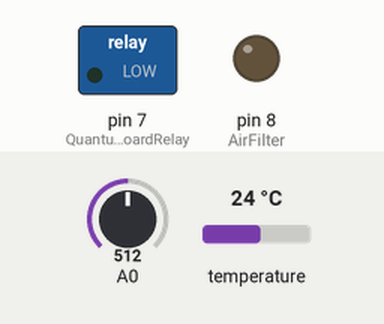
This sketch was run on a simulated Arduino Uno, built with avr-gcc and run on an emulated ATmega328P. Parts: switched loads named in the sketch (green lamp = pin HIGH), output pins drawn as LEDs (lit = HIGH). The test bench sets the inputs (shaded band); at power-on: A0 = 512, temperature 24 °C. The local clock reads 2024-03-15 10:24:30 at power-on unless the sketch sets it; what the sketch prints to the serial monitor is not drawn.

Above: at 0.1 s.
At 0.9 s:
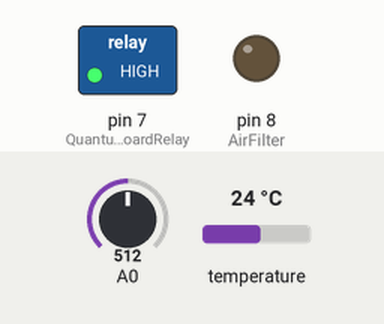
Timing chart, 0 to 2.4 s (numbered marks = the images above):
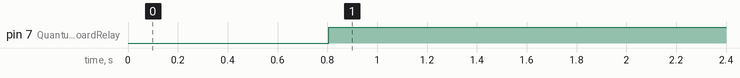

Measured:
- by itself, pin 7 (QuantumBoardRelay): LOW → HIGH at 0.81 s

The sketch:

OperationTrees.ino
```cpp
// Tiny RTC Module http://henrysbench.capnfatz.com/henrys-bench/arduino-sensors-and-input/arduino-tiny-rtc-d1307-tutorial/
#include <Wire.h>
#include "RTClib.h"
RTC_DS1307 RTC;

// SENSORS
// Temperature Sensor Setup (DS18bB20)
#include <OneWire.h>
#include <DallasTemperature.h>
#define ONE_WIRE_BUS 2
OneWire oneWire(ONE_WIRE_BUS);
DallasTemperature sensors(&oneWire);


// VARIABLES
// Relays

const int QuantumBoardRelay=  7;
const int AirFilter =  8;


void setup() {
  // Booting
  RTC.begin();
  sensors.begin();
  Wire.begin();
  Serial.begin(9600);

  // Check to see if the RTC is keeping time.  If it is, load the time from your computer.
  if (! RTC.isrunning()) {
    Serial.println("RTC is NOT running!");
    // This will reflect the time that your sketch was compiled
    RTC.adjust(DateTime(__DATE__, __TIME__));
  }


  // Outputs
  pinMode(QuantumBoardRelay, OUTPUT);
  pinMode(AirFilter, OUTPUT);

}


void loop() {

   Temperature();
   SoilMoisture();
   LightSchedule();
   TimeStamp();
   Serial.println(" ");
   delay(60000);

}


// FUNCTIONS
// Contents:
//    Light Control
//    Time Control
//    Temperature Control
//    AirFilter


// Light Control
void LightSchedule() {

  DateTime now = RTC.now();

  int DayLength = 18; // Hours
  int NightLength = 6; // Hours

  if (now.hour() < 6) {
     digitalWrite(QuantumBoardRelay, 0);
     Serial.println("Light Status: NIGHT TIME.");
  }
  else if (now.hour() >= 6) {
     digitalWrite(QuantumBoardRelay, 1);
     Serial.println("Light Status: DAY TIME.");
  }
  else {
     Serial.println("Quantum Board code confused");
  }
}

// Time Control
void TimeStamp() {
   DateTime now = RTC.now();

   Serial.print("Time: ");
   Serial.print(now.hour(), DEC);
   Serial.print(":");
   Serial.print(now.minute(), DEC);
   Serial.print(":");
   Serial.println(now.second(), DEC);
}

// Temperature Control
void Temperature() {


  int FanOff = 16; // Set Lower Limit ˚C, turns fan off to help maintain heat

  if (sensors.getTempCByIndex(0) < FanOff) {

     sensors.requestTemperatures();
     Serial.print("Temperature: ");
     Serial.print(sensors.getTempCByIndex(0));
     Serial.println("˚C");
  }
  else if (sensors.getTempCByIndex(0) >= FanOff) {

     sensors.requestTemperatures();
     Serial.print("Temperature: ");
     Serial.print(sensors.getTempCByIndex(0));
     Serial.println("˚C");
  }
  else {
    Serial.println("Intake Fan code confused");
  }
}

// Soil Moisture 685 - dry, 477 - moist soil, 327 - water
void SoilMoisture() {

  int val;
  val = analogRead(0); //connect sensor to Analog 0
  Serial.println(val); //print the value to serial port

}


// Air Filter Control
void AirFilterControl() {

  DateTime now = RTC.now();


  if (now.hour() < 6) {
     digitalWrite(AirFilter, 1);
     Serial.println("Air Filter ON");
  }
  else if (now.hour() >= 6) {
     digitalWrite(AirFilter, 0);
     Serial.println("Air Filter OFF");
  }
  else {
     Serial.println("Quantum Board code confused");
  }
}
```
